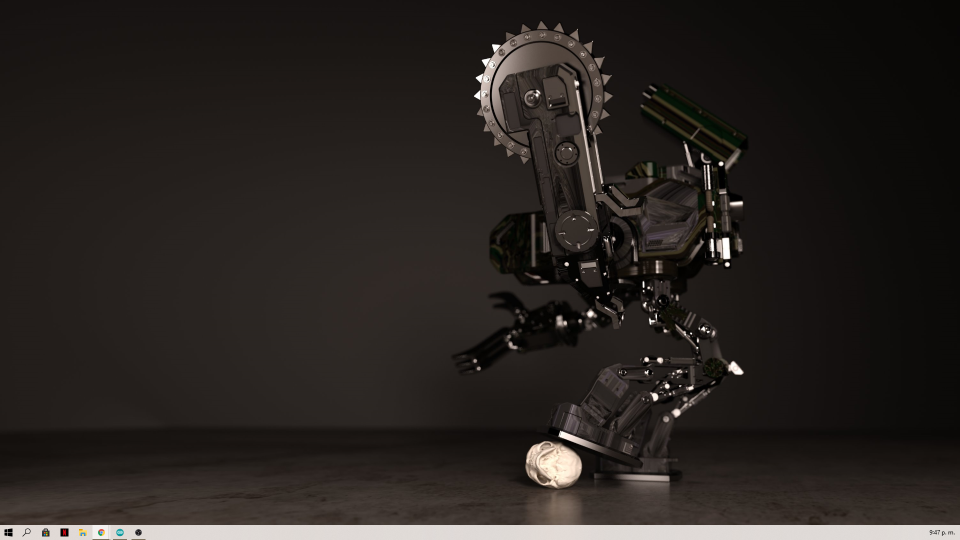
#> input picture exercises/dibujo.png, 1919 x 1080 px (shown at 1/2 size)
$ python anotaciones.py
#> lines starting #> are read from the running program, lines starting #| are printed output that depends on the picture
import cv2

# Leemos la img
imagen =cv2.imread('dibujo.png')
#> imagen is the input picture: shape (1080, 1919, 3); mean B, G, R 32.3, 35.4, 40.3

# Redimensionamos
imagen = red3 = cv2.resize(imagen, None, fx = 0.5, fy = 0.5, interpolation = cv2.INTER_CUBIC)
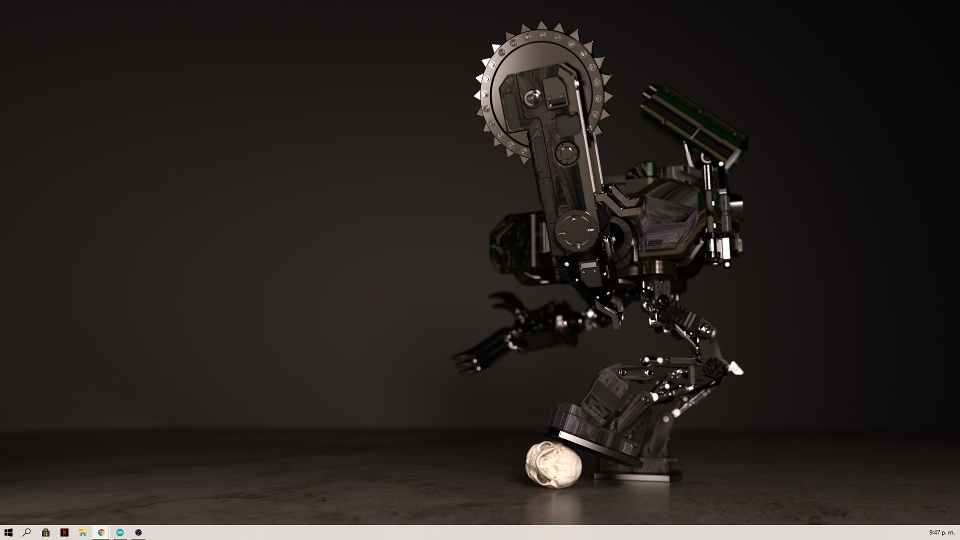
#> imagen: shape (540, 960, 3); mean B, G, R 32.3, 35.4, 40.2

# Linea
# img = cv2.line(img, pt1(x,y), pt2, color, grosorlinea(thickness), tipolinea(lineType))
linea = cv2.line(imagen, (int(1070/2),int(194/2)), (int(1152/2),int(461/2)), (0,255,0), thickness = 5, lineType = cv2.LINE_AA)

# Circulo
# img = cv2.circle(img, pt1(x,y), radio, color, grosorlinea(thickness), tipolinea(lineType))
circulo = cv2.circle(imagen, (int(1080/2),int(185/2)), 70, (255,255,0), thickness = 1, lineType = cv2.LINE_AA)

# Rectangulo
# img = cv2.rectangle(img, pt1(x,y), pt2, color,grosorlinea(thickness),tipolinea(lineType))
rectangulo = cv2.rectangle(imagen, (int(1010/2),int(425/2)), (int(1381/2),int(566/2)), (255,0,255), thickness = 3, lineType = cv2.LINE_AA)

# Texto
# img = cv2.puText(img, texto, pt1(x,y), tipo letra, tam letra , color, grosorlinea(thickness), tipolinea(lineType))
texto = 'ROBOT DETECTADO'
tpletra = cv2.FONT_ITALIC
tmletra = 1.1
color = (0,255,0)
grosor = 2
texto = cv2.putText(imagen, texto, (int(995/2),int(650/2)), tpletra, tmletra, color, grosor)
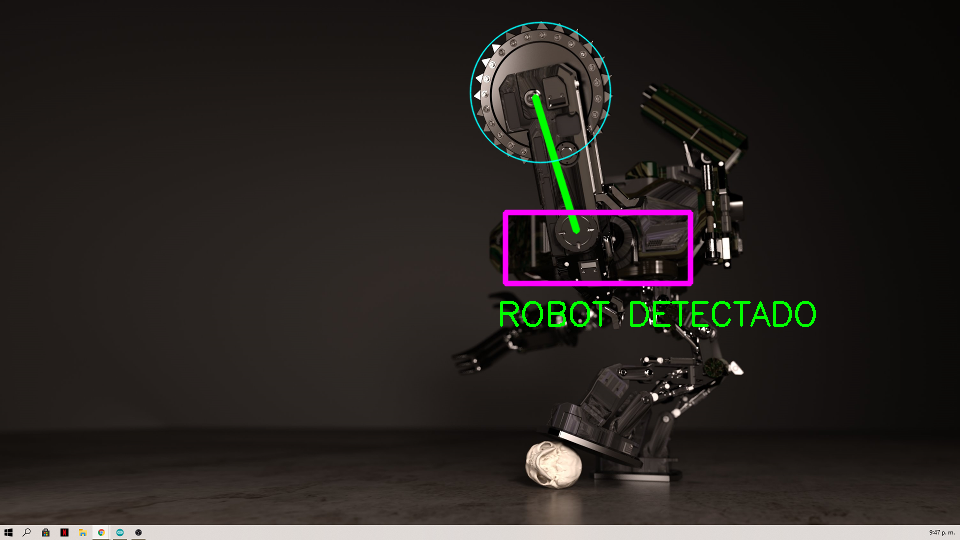
#> texto: shape (540, 960, 3); mean B, G, R 33.6, 37, 41.1

# Mostramos imagenes
cv2.imshow('IMAGEN', imagen)
cv2.waitKey(0)
